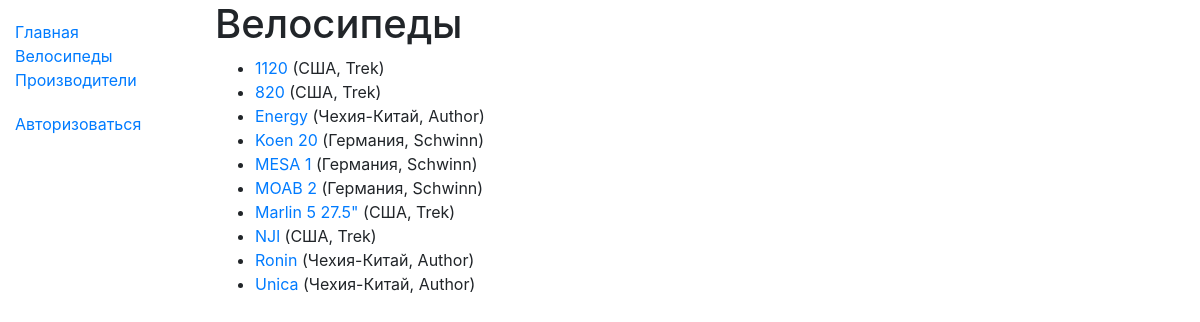
Page /catalog/bikes/ on the committed database.
### catalog/models.py (models this page shows, shortened)
class Bike(models.Model):
    title = models.CharField(max_length=200, verbose_name='Название')
    author = models.ForeignKey('Author', on_delete=models.SET_NULL, null=True, verbose_name='Производитель')
    summary = models.TextField(max_length=1000, help_text="Enter a brief description of the bike",
                               verbose_name='Описание')
    isbn = models.CharField(max_length=13,
                            unique=True, verbose_name='№ рамы',
                            help_text=' Номера рамы расположены в разных местах <a href="https://www.sportek.in.ua/blogs/stati/gde-nanesen-seriynyy-nomer-velosipeda-ili-ego-ramy'
                                      '">Места распаложения</a>')
    typ = models.ManyToManyField(Typ, verbose_name='Тип велосипеда', help_text="Select a typ for this bike")
    Sex = models.ForeignKey('Sex', verbose_name='Тип рамы', on_delete=models.SET_NULL, null=True)
    photo = models.ImageField(upload_to='photo/', verbose_name='Фото', blank=True, )
    class Meta:
        ordering = ['title', 'author']
        verbose_name = 'Велосипед'
        verbose_name_plural = 'Велосипеды'
    def display_typ(self):
        return ', '.join([typ.name for typ in self.typ.all()[:3]])
    display_typ.short_description = 'Typ'
    def get_absolute_url(self):
        return reverse('bike-detail', args=[str(self.id)])

class Author(models.Model):
    first_name = models.CharField(max_length=100, verbose_name='Имя производителя')
    last_name = models.CharField(max_length=100, verbose_name='Страна производителя')
    date_of_birth = models.DateField(null=True, verbose_name='Основание фирмы', blank=True)
    date_of_death = models.DateField(null=True, verbose_name='Велосипед произведен', blank=True)
    class Meta:
        ordering = ['last_name', 'first_name']
    def __str__(self):
        return '{0}, {1}'.format(self.last_name, self.first_name)
    class Meta:
        verbose_name = 'Производителя(й)'
        verbose_name_plural = 'Приозводители'

### catalog/views.py (the view)
# urls.py: path('bikes/', views.BikeListView.as_view(), name='bikes'),
class BikeListView(generic.ListView):
    model = Bike
    paginate_by = 10

### catalog/templates/catalog/bike_list.html
{% extends "base_generic.html" %}
{% block content %}
    <h1>Велосипеды</h1>
    {% if bike_list %}
    <ul>
      {% for bike in bike_list %}
      <li>
        <a href="{{ bike.get_absolute_url }}">{{ bike.title }}</a> ({{bike.author}})
      </li>
      {% endfor %}
    </ul>
    {% else %}
      <p>В аренде нет велосипедов.</p>
    {% endif %}
{% endblock %}

### rows in the picture
Bike: title "1120", author "США, Trek"
Bike: title "820", author "США, Trek"
Bike: title "Energy", author "Чехия-Китай, Author"
Bike: title "Koen 20", author "Германия, Schwinn"
Bike: title "MESA 1", author "Германия, Schwinn"
Bike: title "MOAB 2", author "Германия, Schwinn"
Bike: title "Marlin 5 27.5\"", author "США, Trek"
Bike: title "NJl", author "США, Trek"
Bike: title "Ronin", author "Чехия-Китай, Author"
Bike: title "Unica", author "Чехия-Китай, Author"
